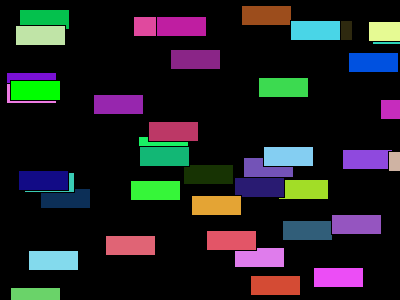
Frame 1 (no input)
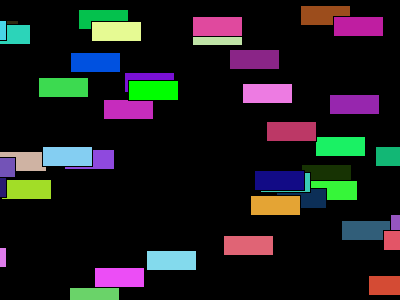
Frame 60 (the mouse pressed at the canvas centre just before this capture)
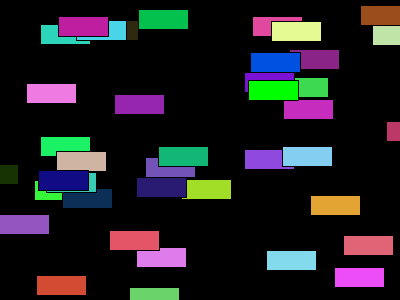
Frame 120 (the mouse held since frame 60 and released just before this capture)

The Processing sketch that drew these frames (run headless with seeded random() and noise(); from frame 60 on, the mouse is pressed at the canvas centre):

// Processing sketch: Car_01
// ── Car_01.pde
Car bmw[] = new Car[40];
Car audi;
int r,g,b;

void setup(){
   size (400, 300);
   for(int i=0; i < bmw.length;i++){
     int ranX = int(random(width));
     int ranY = int(random(height));
     int ranS = int(random(1,5));
     r = int(random(255));
     g = int(random(255));
     b = int(random(255));
     bmw[i] = new Car(ranX,ranY,ranS);
     bmw[i].carColor(r,g,b);

   }
   
   audi = new Car(10,80,2);
}

void draw(){
  background(0);
  for (int i=0; i < bmw.length; i++){
  bmw[i].display();
  bmw[i].drive();
  }
  
  
  audi.carColor(0,255,0);
  audi.display();
  audi.drive();
}



// ── car_class.pde
class Car{
  int posX;
  int posY;
  int speed;
  color carColor = color(255, 255, 255);
  
  Car(int getX, int getY, int getS){
  posX = getX;
  posY = getY;
  speed = getS;
  //farbe = getColor;
  }

  void display(){
  fill(carColor);
  rect(posX,posY,50,20);
  }
  
  void drive(){
    if(posX >= width){
      posX = -50;
    }
    else{  
     posX+=speed;
    }
  }
  void carColor(int r,int g, int b){
     carColor = color(r,g,b);
  
  }
}
